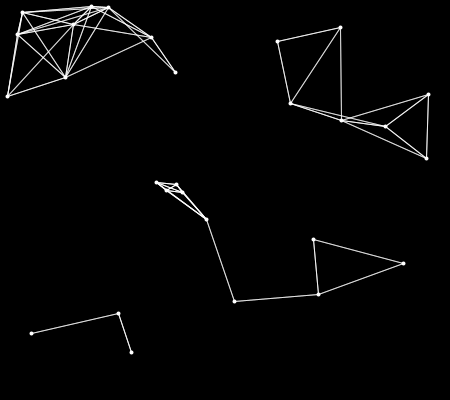
Frame 1 (no input)
Frame 2 (the mouse pressed at the canvas centre, redrawn once): identical to frame 1, image omitted

The Processing sketch that drew this single still picture (run headless with seeded random() and noise(); the mouse was pressed at the canvas centre and the sketch redrawn once):

// Processing sketch: processing_142655
// ── processing_142655.pde

int numPoints = 28;

PVector[] points = new PVector[numPoints];

void setup()
{
    size( 450, 400 );
    
    for (int i = 0; i < numPoints; i++) {
        points[i] = new PVector( random(width), random(height) );
    }
    
    noLoop();
    
}

void draw()
{
    smooth();
    background(0);
    noFill();
    
    for (int i = 0; i < numPoints; i++) {
        for (int j = 0; j < numPoints; j++) {
            strokeWeight(1);
            if ( j != i ) {
                float dst = dist( points[i].x, points[i].y, points[j].x, points[j].y );
                if ( dst < 100 ) {
                    stroke( 255, 255 - dst );
                    line( points[i].x, points[i].y, points[j].x, points[j].y );
                }                
            }
        }
        stroke( 255 );
        strokeWeight(4);
        point( points[i].x, points[i].y );
    }    
}               
